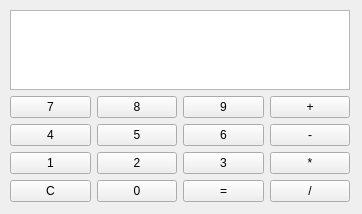
<?xml version="1.0" encoding="UTF-8"?>
<ui version="4.0">
 <class>MainWindow</class>
 <widget class="QMainWindow" name="MainWindow">
  <property name="geometry">
   <rect>
    <x>0</x>
    <y>0</y>
    <width>362</width>
    <height>214</height>
   </rect>
  </property>
  <property name="windowTitle">
   <string>MainWindow</string>
  </property>
  <widget class="QWidget" name="centralwidget">
   <widget class="QWidget" name="gridLayoutWidget">
    <property name="geometry">
     <rect>
      <x>10</x>
      <y>10</y>
      <width>340</width>
      <height>192</height>
     </rect>
    </property>
    <layout class="QGridLayout" name="gridLayout">
     <item row="2" column="3">
      <widget class="QPushButton" name="but_a">
       <property name="text">
        <string>+</string>
       </property>
      </widget>
     </item>
     <item row="5" column="1">
      <widget class="QPushButton" name="but_0">
       <property name="text">
        <string>0</string>
       </property>
      </widget>
     </item>
     <item row="3" column="3">
      <widget class="QPushButton" name="but_s">
       <property name="text">
        <string>-</string>
       </property>
      </widget>
     </item>
     <item row="5" column="2">
      <widget class="QPushButton" name="but_e">
       <property name="text">
        <string>=</string>
       </property>
      </widget>
     </item>
     <item row="5" column="3">
      <widget class="QPushButton" name="but_d">
       <property name="text">
        <string>/</string>
       </property>
      </widget>
     </item>
     <item row="2" column="1">
      <widget class="QPushButton" name="but_8">
       <property name="text">
        <string>8</string>
       </property>
      </widget>
     </item>
     <item row="3" column="0">
      <widget class="QPushButton" name="but_4">
       <property name="text">
        <string>4</string>
       </property>
      </widget>
     </item>
     <item row="4" column="2">
      <widget class="QPushButton" name="but_3">
       <property name="text">
        <string>3</string>
       </property>
      </widget>
     </item>
     <item row="5" column="0">
      <widget class="QPushButton" name="but_c">
       <property name="text">
        <string>С</string>
       </property>
      </widget>
     </item>
     <item row="4" column="1">
      <widget class="QPushButton" name="but_2">
       <property name="text">
        <string>2</string>
       </property>
      </widget>
     </item>
     <item row="2" column="0">
      <widget class="QPushButton" name="but_7">
       <property name="text">
        <string>7</string>
       </property>
      </widget>
     </item>
     <item row="3" column="2">
      <widget class="QPushButton" name="but_6">
       <property name="text">
        <string>6</string>
       </property>
      </widget>
     </item>
     <item row="4" column="3">
      <widget class="QPushButton" name="but_m">
       <property name="text">
        <string>*</string>
       </property>
      </widget>
     </item>
     <item row="2" column="2">
      <widget class="QPushButton" name="but_9">
       <property name="text">
        <string>9</string>
       </property>
      </widget>
     </item>
     <item row="3" column="1">
      <widget class="QPushButton" name="but_5">
       <property name="text">
        <string>5</string>
       </property>
      </widget>
     </item>
     <item row="4" column="0">
      <widget class="QPushButton" name="but_1">
       <property name="text">
        <string>1</string>
       </property>
      </widget>
     </item>
     <item row="1" column="0" colspan="4">
      <widget class="QTextBrowser" name="screen"/>
     </item>
    </layout>
   </widget>
  </widget>
 </widget>
 <resources/>
 <connections/>
</ui>
